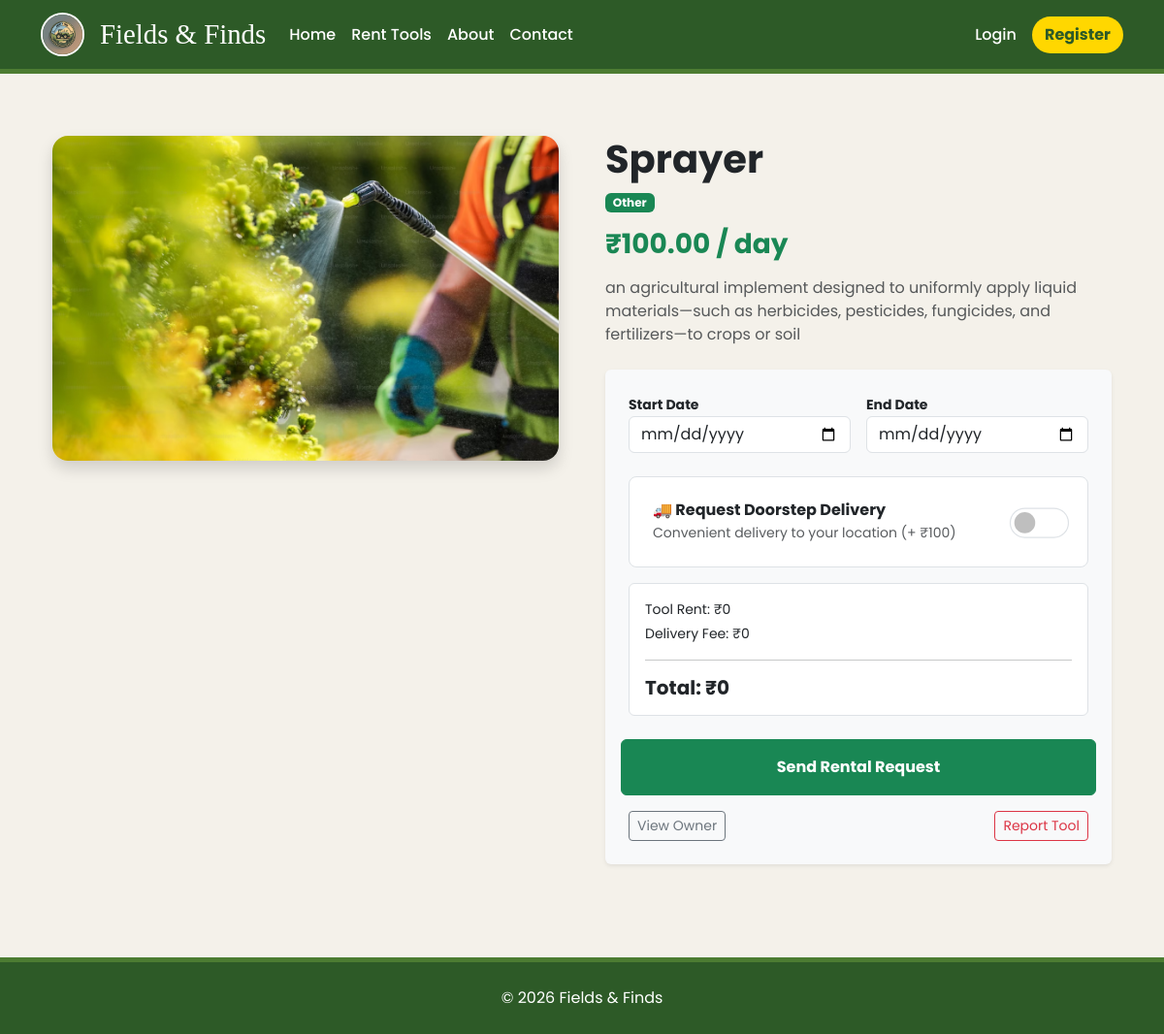
/tool/3/, run on the app's committed database.
### core/models.py (models this page shows, shortened)
class Tool(models.Model):
    CATEGORY_CHOICES = [
        ('tractor', 'Tractor'),
        ('plow', 'Plow/Tillage'),
        ('harvester', 'Harvester'),
        ('irrigation', 'Irrigation Tools'),
        ('other', 'Other'),
    ]
    owner = models.ForeignKey(User, on_delete=models.CASCADE, related_name='owned_tools')
    name = models.CharField(max_length=200)
    category = models.CharField(max_length=50, choices=CATEGORY_CHOICES)
    description = models.TextField()
    price_per_day = models.DecimalField(max_digits=10, decimal_places=2)
    image = models.ImageField(upload_to='tool_images/', blank=True, null=True)
    is_approved = models.BooleanField(default=False)
    available_from = models.DateField()
    available_to = models.DateField()

### core/views.py (the view, shortened to what this page needs)
# urls.py: path('tool/<int:tool_id>/', views.tool_detail, name='tool_detail'),
def tool_detail(request, tool_id):
    tool = get_object_or_404(Tool, id=tool_id, is_approved=True)
    return render(request, 'core/tool_detail.html', {'tool': tool})

### core/context_processors.py (called while the page is built)
def notification_counts(request):
    if request.user.is_authenticated:
        pending_requests = Booking.objects.filter(tool__owner=request.user, status='pending').count()
        return {
            'nav_notification_count': pending_requests
        }
    return {'nav_notification_count': 0}

### core/templates/core/tool_detail.html (shortened to what this page needs)
{% extends 'core/base.html' %}
{% block content %}
<div class="container py-5">
    <div class="row g-5">
        <div class="col-md-6">
            {% if tool.image %}
                <img src="{{ tool.image.url }}" class="img-fluid rounded-4 shadow">
            {% else %}
                <div class="bg-light rounded-4 d-flex align-items-center justify-content-center"
                     style="height:300px;">
                    No Image
                </div>
            {% endif %}
        </div>
        <div class="col-md-6">
            <h1 class="fw-bold">{{ tool.name }}</h1>
            <p class="badge bg-success">{{ tool.category|title }}</p>
            <h3 class="text-success fw-bold mb-3">
                ₹<span id="pricePerDay">{{ tool.price_per_day }}</span> / day
            </h3>
            <p class="text-muted mb-4">
                {{ tool.description }}
            </p>
            <div class="card p-4 border-0 shadow-sm bg-light">
                {% if user == tool.owner %}
                    <div class="alert alert-info">
                        This is your tool listing. Manage it from the dashboard.
                    </div>
                {% else %}
                    <form method="POST" id="bookingForm">
                        <div class="row g-3">
                            <div class="col-6">
                                <label class="small fw-bold">Start Date</label>
                                <input type="date" name="start_date" id="startDate"
                                       class="form-control" required>
                            </div>
                            <div class="col-6">
                                <label class="small fw-bold">End Date</label>
                                <input type="date" name="end_date" id="endDate"
                                       class="form-control" required>
                            </div>
                            <div class="col-12 mt-4">
                                <div class="delivery-box p-4 rounded-3 border bg-white">
                                    <div class="d-flex justify-content-between align-items-center">
                                        <div>
                                            <h6 class="fw-bold mb-1">
                                                🚚 Request Doorstep Delivery
                                            </h6>
                                            <p class="small text-muted mb-0">
                                                Convenient delivery to your location (+ ₹100)
                                            </p>
                                        </div>
                                        <div class="form-check form-switch delivery-switch">
                                            <input class="form-check-input"
                                                   type="checkbox"
                                                   id="deliveryToggle"
                                                   name="delivery_requested"
                                                   value="1">
                                        </div>
                                    </div>
                                </div>
                            </div>
                            <div class="col-12 mt-3">
                                <div class="bg-white p-3 rounded border">
                                    <p class="mb-1 small">
                                        Tool Rent: ₹<span id="rentAmount">0</span>
                                    </p>
                                    <p class="mb-1 small">
                                        Delivery Fee: ₹<span id="deliveryFee">0</span>
                                    </p>
                                    <hr>
                                    <h5 class="fw-bold mb-0">
                                        Total: ₹<span id="totalAmount">0</span>
                                    </h5>
                                </div>
                            </div>
                            <button type="button"
                                    class="btn btn-success w-100 py-3 fw-bold mt-4"
                                    id="openAgreementBtn">
                                Send Rental Request
                            </button>
                        </div>
                    </form>
                    <div class="d-flex justify-content-between mt-3">
                        <a href="{% url 'public_profile' tool.owner.username %}"
                           class="btn btn-outline-secondary btn-sm">
                            View Owner
                        </a>
                        <a href="{% url 'report_tool' tool.id %}"
                           class="btn btn-outline-danger btn-sm">
                            Report Tool
                        </a>
                    </div>
                {% endif %}
            </div>
        </div>
    </div>
</div>
{% endblock %}

### core/templates/core/base.html (style rules this page uses)
:root { --village-green: #2D5A27; --leaf-green: #4C7C32; --neutral-bg: #F4F1EA; --accent-gold: #FFD700; }
body { background: var(--neutral-bg); font-family: 'Poppins', sans-serif; }

### core/templates/core/tool_detail.html (style rules this page uses)
.delivery-box { transition: 0.3s ease; }
.delivery-switch .form-check-input { width: 3.2rem; height: 1.6rem; transform: scale(1.2); }

### data on the page
Tool: image (picture), name "Sprayer", category "Other", price_per_day "100.00", description "an agricultural implement designed to uniformly apply liquid materials—such as herbicides, pesticides, fungicides, and fertilizers—to crops or soil"
